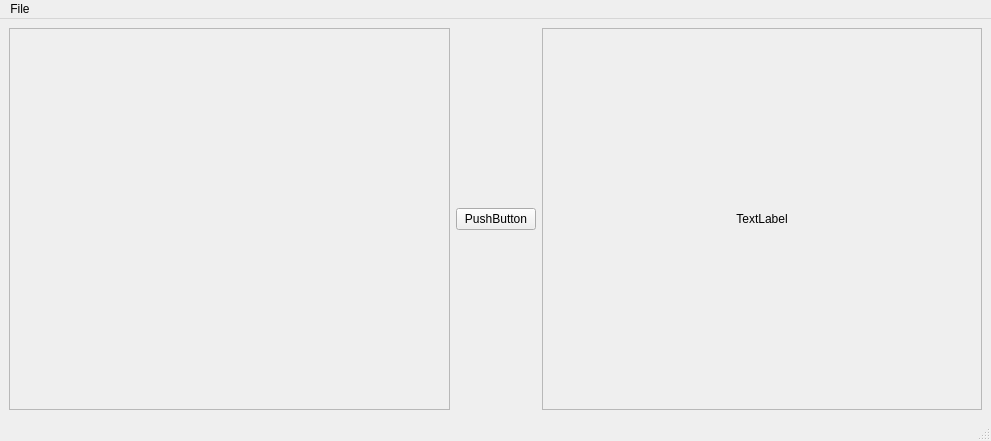
<?xml version="1.0" encoding="UTF-8"?>
<ui version="4.0">
 <class>MainWindow</class>
 <widget class="QMainWindow" name="MainWindow">
  <property name="geometry">
   <rect>
    <x>0</x>
    <y>0</y>
    <width>991</width>
    <height>441</height>
   </rect>
  </property>
  <property name="windowTitle">
   <string>MainWindow</string>
  </property>
  <widget class="QWidget" name="centralwidget">
   <layout class="QHBoxLayout" name="horizontalLayout">
    <item>
     <widget class="QScrollArea" name="scrollArea">
      <property name="widgetResizable">
       <bool>true</bool>
      </property>
      <widget class="QWidget" name="scrollAreaWidgetContents">
       <property name="geometry">
        <rect>
         <x>0</x>
         <y>0</y>
         <width>434</width>
         <height>367</height>
        </rect>
       </property>
       <layout class="QHBoxLayout" name="horizontalLayout_2">
        <property name="sizeConstraint">
         <enum>QLayout::SetMinimumSize</enum>
        </property>
        <item>
         <widget class="QLabel" name="label">
          <property name="enabled">
           <bool>true</bool>
          </property>
          <property name="sizePolicy">
           <sizepolicy hsizetype="Minimum" vsizetype="Minimum">
            <horstretch>0</horstretch>
            <verstretch>0</verstretch>
           </sizepolicy>
          </property>
          <property name="minimumSize">
           <size>
            <width>0</width>
            <height>0</height>
           </size>
          </property>
          <property name="text">
           <string/>
          </property>
          <property name="pixmap">
           <pixmap>C:/Users/ojhaa/Desktop/Images/first.png</pixmap>
          </property>
          <property name="scaledContents">
           <bool>false</bool>
          </property>
          <property name="alignment">
           <set>Qt::AlignCenter</set>
          </property>
         </widget>
        </item>
       </layout>
      </widget>
     </widget>
    </item>
    <item>
     <widget class="QPushButton" name="pushButton">
      <property name="text">
       <string>PushButton</string>
      </property>
     </widget>
    </item>
    <item>
     <widget class="QScrollArea" name="scrollArea_2">
      <property name="widgetResizable">
       <bool>true</bool>
      </property>
      <widget class="QWidget" name="scrollAreaWidgetContents_2">
       <property name="geometry">
        <rect>
         <x>0</x>
         <y>0</y>
         <width>434</width>
         <height>367</height>
        </rect>
       </property>
       <layout class="QHBoxLayout" name="horizontalLayout_3">
        <property name="sizeConstraint">
         <enum>QLayout::SetMinimumSize</enum>
        </property>
        <item>
         <widget class="QLabel" name="label_2">
          <property name="sizePolicy">
           <sizepolicy hsizetype="Minimum" vsizetype="Minimum">
            <horstretch>0</horstretch>
            <verstretch>0</verstretch>
           </sizepolicy>
          </property>
          <property name="minimumSize">
           <size>
            <width>0</width>
            <height>0</height>
           </size>
          </property>
          <property name="text">
           <string>TextLabel</string>
          </property>
          <property name="scaledContents">
           <bool>false</bool>
          </property>
          <property name="alignment">
           <set>Qt::AlignCenter</set>
          </property>
         </widget>
        </item>
       </layout>
      </widget>
     </widget>
    </item>
   </layout>
  </widget>
  <widget class="QMenuBar" name="menubar">
   <property name="geometry">
    <rect>
     <x>0</x>
     <y>0</y>
     <width>991</width>
     <height>25</height>
    </rect>
   </property>
   <widget class="QMenu" name="menuFile">
    <property name="title">
     <string>File</string>
    </property>
    <addaction name="actionOpen"/>
   </widget>
   <addaction name="menuFile"/>
  </widget>
  <widget class="QStatusBar" name="statusbar"/>
  <action name="actionOpen">
   <property name="text">
    <string>Open</string>
   </property>
   <property name="shortcut">
    <string>Ctrl+O</string>
   </property>
  </action>
 </widget>
 <resources/>
 <connections/>
</ui>
